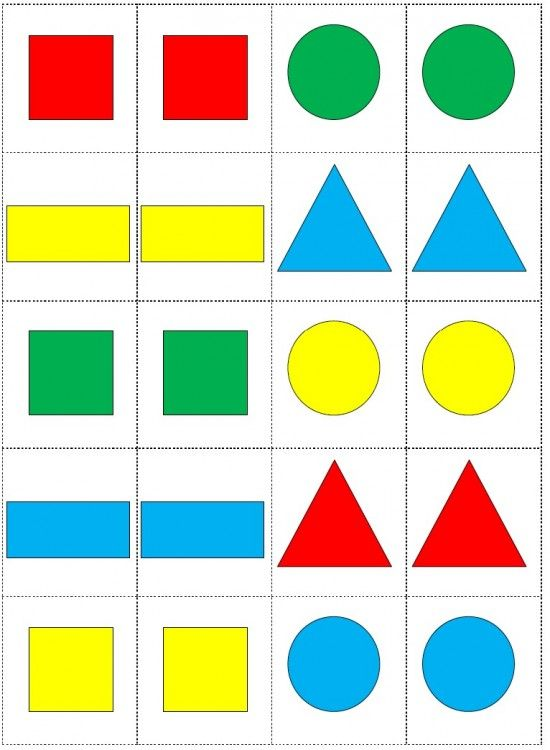
#> input picture ASTIopencvTests/figuras_img.jpg, 550 x 750 px, given in place of the camera
$ python figuras2.py
#> lines starting #> are read from the running program, lines starting #| are printed output that depends on the picture; after the words box and inside, x2 and y2 are one past the last pixel; in counts of white or black regions, pixels touching at a corner belong together
import cv2
import numpy as np

# Iniciar captura de video
cap = cv2.VideoCapture(0)

# Reducir la resolución de la imagen
cap.set(cv2.CAP_PROP_FRAME_WIDTH, 640)
cap.set(cv2.CAP_PROP_FRAME_HEIGHT, 480)

# Crear ventana de visualización
cv2.namedWindow("Video en vivo", cv2.WINDOW_NORMAL)
cv2.resizeWindow("Video en vivo", 640, 480)  # Ajustar tamaño de la ventana

def detectarCirculos(img, frame):
    circles = cv2.HoughCircles(img, cv2.HOUGH_GRADIENT, dp=1, minDist=50,
                               param1=50, param2=30, minRadius=10, maxRadius=100)
    if circles is not None:
        circles = np.round(circles[0, :]).astype("int")
        for (x, y, r) in circles:
            cv2.circle(frame, (x, y), r, (0, 255, 0), 4)

def detectarArcos(img, frame):
    contours, _ = cv2.findContours(img, cv2.RETR_EXTERNAL, cv2.CHAIN_APPROX_SIMPLE)
    for cnt in contours:
        area = cv2.contourArea(cnt)
        if area > 400:
            perimetro = cv2.arcLength(cnt, True)
            approx = cv2.approxPolyDP(cnt, 0.02 * perimetro, True)
            objCorner = len(approx)
            if objCorner > 4:
                cv2.drawContours(frame, [approx], -1, (0, 255, 255), 3)
                objectType = 'Arco'
                x, y, w, h = cv2.boundingRect(approx)
                cv2.rectangle(frame, (x, y), (x + w, y + h), (0, 255, 0), 2)
                cv2.putText(frame, objectType, (x + (w // 2) - 10, y + (h // 2) - 10),
                            cv2.FONT_HERSHEY_COMPLEX, 0.7, (0, 0, 0), 2)

# Bucle principal
while True:
    ret, frame = cap.read()
#> frame is the input picture: shape (750, 550, 3); mean B, G, R 194.6, 219.9, 207.5
    if not ret:
        break

    # Convertir la imagen a escala de grises
    imgGray = cv2.cvtColor(frame, cv2.COLOR_BGR2GRAY)
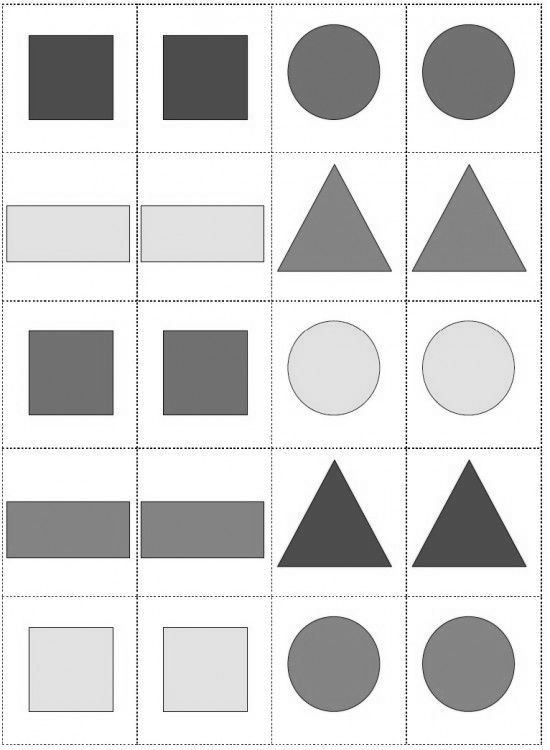
#> imgGray: shape (750, 550); min 0, max 255, mean 213.3

    # Aplicar desenfoque gaussiano
    imgBlur = cv2.GaussianBlur(imgGray, (7, 7), 1)

    # Detectar bordes con Canny
    imgCanny = cv2.Canny(imgBlur, 50, 50)
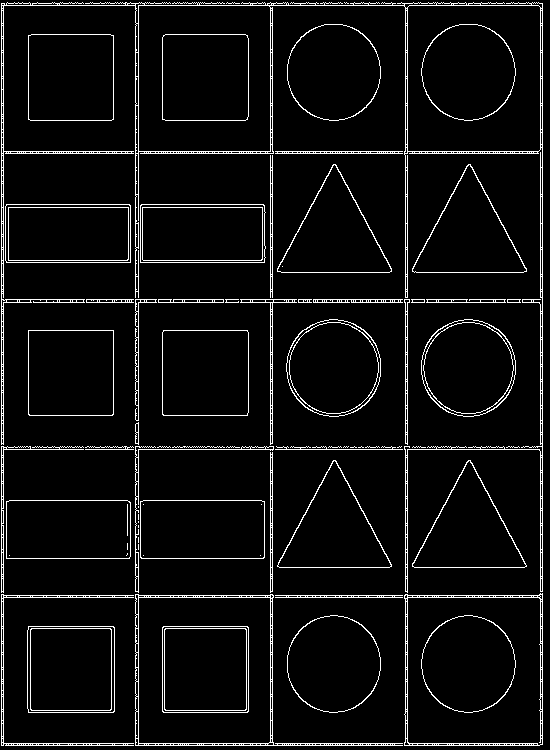
#> imgCanny: shape (750, 550); 5.9% white in thin lines or dots

    # Llamar a las funciones para detectar círculos y "arcos"
    detectarCirculos(imgCanny, frame)
#> in detectarCirculos, `circles = cv2.HoughCircles(img, cv2.HOUGH_GRADIENT, dp=1, minDist=50, ..`: circles = 27 rows, first 8: [466.5, 663.5, 47.4], [467.5, 70.5, 48], [331.5, 71.5, 47.4], [467.5, 366.5, 48.1], [331.5, 663.5, 47.3], [333.5, 365.5, 47.9], [189.5, 357.5, 59.6], [230.5, 596.5, 97.2]
#> in detectarCirculos, `circles = np.round(circles[0, :]).astype("int")`: circles = 27 rows, first 8: [466, 664, 47], [468, 70, 48], [332, 72, 47], [468, 366, 48], [332, 664, 47], [334, 366, 48], [190, 358, 60], [230, 596, 97]
#> the loop in detectarCirculos, `for (x, y, r) in circles:` made 27 passes
#> (x, y, r) on passes 1 to 12: (466, 664, 47), (468, 70, 48), (332, 72, 47), (468, 366, 48), (332, 664, 47), (334, 366, 48), (190, 358, 60), (230, 596, 97), (70, 596, 70), (406, 510, 89), (70, 152, 70), (406, 236, 99)
#> after the loop in detectarCirculos, `for (x, y, r) in circles:`:
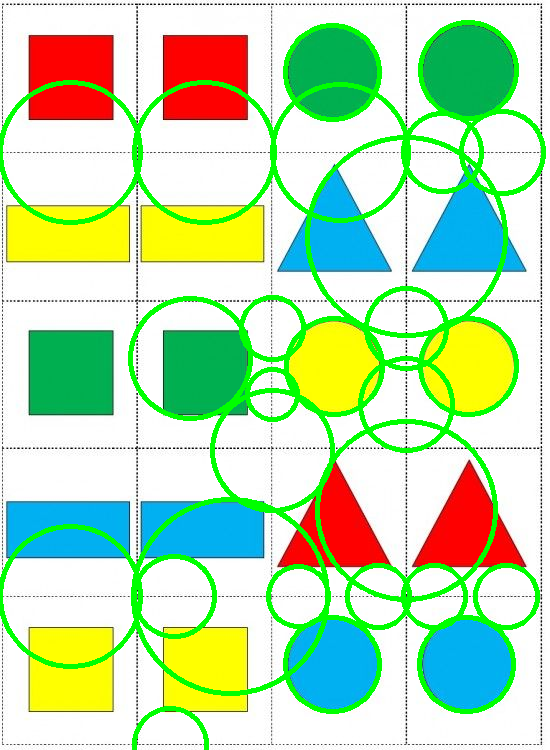
#> frame: shape (750, 550, 3); 9.63% of pixels changed, all inside (x1, y1, x2, y2) = (0, 20, 546, 750)
    detectarArcos(imgCanny, frame)
#> in detectarArcos, `contours, _ = cv2.findContours(img, cv2.RETR_EXTERNAL, cv2.CHAIN_APPRO..`: contours = 59 contours, 22 with area under 20; largest, box (x1, y1, x2, y2) and area: (1, 2, 543, 593) 44062, (135, 594, 403, 746) 20784, (404, 593, 543, 746) 20564, (27, 626, 115, 713) 7474, (162, 330, 249, 416) 7304
#> the loop in detectarArcos, `for cnt in contours:` made 59 passes
#> (area, perimetro, objCorner, x, y, w, h) on passes 2, 4, 5, 36, 37, 44, 56, 59: (7111, 315.6, 8, 287, 615, 94, 98), (20784, 870.6, 5, 135, 594, 268, 152), (797, 850.1, 6, 1, 594, 133, 152), (7199, 317.6, 8, 421, 319, 95, 98), (7201.5, 318.1, 8, 286, 319, 95, 98), (444.5, 403.9, 5, 240, 299, 57, 146), (7081.5, 315.3, 8, 287, 24, 93, 96), (44061.5, 6256.3, 12, 1, 3, 542, 589)
#> (area, perimetro, approx, objCorner) on passes 1, 6, 13, 14, 15, 16: (7474, 343.7, [[28, 626], [28, 712], [113, 712], [114, 627]], 4), (20563.5, 581.6, [[542, 593], [404, 595], [404, 745], [542, 744]], 4), (7186, 361.7, [[140, 501], [141, 558], [264, 557], [264, 501]], 4), (7185, 361.7, [[6, 501], [6, 558], [130, 556], [127, 500]], 4), (6373, 375.2, [[468, 460], [412, 566], [526, 566]], 3), (6372, 375.2, [[333, 460], [277, 566], [391, 566]], 3)
#> after the loop in detectarArcos, `for cnt in contours:`:
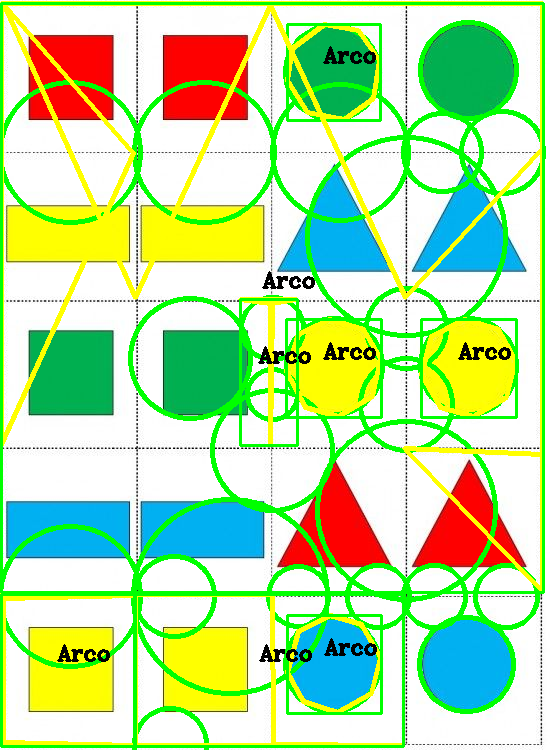
#> frame: shape (750, 550, 3); 9.03% of pixels changed, all inside (x1, y1, x2, y2) = (0, 1, 545, 748)

    # Mostrar el video en vivo
    cv2.imshow("Video en vivo", frame)

    # Salir del bucle al presionar la tecla 'Esc'
    if cv2.waitKey(1) == 27:
#> (key Esc is pressed here)
        break

# Liberar los recursos y cerrar ventanas
cap.release()
cv2.destroyAllWindows()
